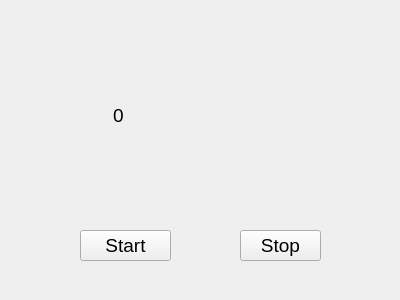
<?xml version="1.0" encoding="UTF-8"?>
<ui version="4.0">
 <class>Widget</class>
 <widget class="QWidget" name="Widget">
  <property name="geometry">
   <rect>
    <x>0</x>
    <y>0</y>
    <width>400</width>
    <height>300</height>
   </rect>
  </property>
  <property name="windowTitle">
   <string>Widget</string>
  </property>
  <widget class="QPushButton" name="btnStart">
   <property name="geometry">
    <rect>
     <x>80</x>
     <y>230</y>
     <width>91</width>
     <height>31</height>
    </rect>
   </property>
   <property name="font">
    <font>
     <pointsize>14</pointsize>
    </font>
   </property>
   <property name="text">
    <string>Start</string>
   </property>
  </widget>
  <widget class="QPushButton" name="btnStop">
   <property name="geometry">
    <rect>
     <x>240</x>
     <y>230</y>
     <width>81</width>
     <height>31</height>
    </rect>
   </property>
   <property name="font">
    <font>
     <pointsize>14</pointsize>
    </font>
   </property>
   <property name="text">
    <string>Stop</string>
   </property>
  </widget>
  <widget class="QLabel" name="lbTuner">
   <property name="geometry">
    <rect>
     <x>150</x>
     <y>90</y>
     <width>100</width>
     <height>60</height>
    </rect>
   </property>
   <property name="text">
    <string/>
   </property>
  </widget>
  <widget class="QLabel" name="lbNote">
   <property name="geometry">
    <rect>
     <x>100</x>
     <y>100</y>
     <width>37</width>
     <height>31</height>
    </rect>
   </property>
   <property name="font">
    <font>
     <pointsize>14</pointsize>
    </font>
   </property>
   <property name="text">
    <string>0</string>
   </property>
   <property name="alignment">
    <set>Qt::AlignmentFlag::AlignCenter</set>
   </property>
  </widget>
 </widget>
 <resources/>
 <connections/>
</ui>
